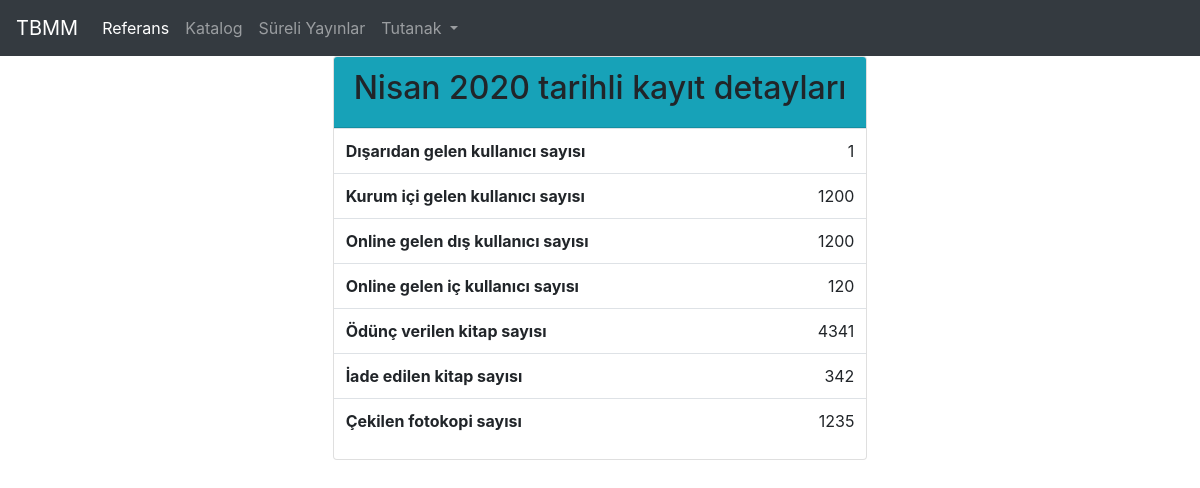
The page /referans/1/ on the database its author committed.
### cockpit/models.py (models this page shows, shortened)
class ReferenceServiceAnalytic(models.Model):
    user_from_out = models.IntegerField(default=0, verbose_name="Dışarıdan gelen kullanıcı sayısı")
    user_from_inside = models.IntegerField(default=0)
    online_user_outside = models.IntegerField(default=0)
    online_user_inside = models.IntegerField(default=0)
    borrowed_books = models.IntegerField(default=0)
    retired_books = models.IntegerField(default=0)
    photocopy = models.IntegerField(default=0)
    record_date = models.DateTimeField()

### cockpit/views.py (the view)
# urls.py: path('referans/<int:pk>/', views.RefAnalyticsDetailView.as_view(), name="detail"),
class RefAnalyticsDetailView(DetailView):
    model = ReferenceServiceAnalytic

### cockpit/templates/cockpit/referenceserviceanalytic_detail.html
{% include 'cockpit/header.html' %} {% load my_tags %}
<div class="container">
  <div class="row justify-content-center">
    <div class="card">
      <div class="card-header bg-info">
        <h2>{{ referenceserviceanalytic.record_date|date:"F Y"}} tarihli kayıt
        detayları</h2>
      </div>
      <table class="table ">
        <tbody>
          <tr>
            <th class="" scope="row">Dışarıdan gelen kullanıcı sayısı</th>
            <td class="text-right">
              {{ referenceserviceanalytic.user_from_out|rjust:"100"}}
            </td>
          </tr>
          <tr>
            <th scope="row">Kurum içi gelen kullanıcı sayısı</th>
            <td class="text-right">
              {{ referenceserviceanalytic.user_from_inside }}
            </td>
          </tr>
          <tr>
            <th scope="row">Online gelen dış kullanıcı sayısı</th>
            <td class="text-right">
              {{ referenceserviceanalytic.online_user_outside }}
            </td>
          </tr>
          <tr>
            <th scope="row">Online gelen iç kullanıcı sayısı</th>
            <td class="text-right">
              {{ referenceserviceanalytic.online_user_inside }}
            </td>
          </tr>
          <tr>
            <th scope="row">Ödünç verilen kitap sayısı</th>
            <td class="text-right">
              {{referenceserviceanalytic.borrowed_books}}
            </td>
          </tr>
          <tr>
            <th scope="row">İade edilen kitap sayısı</th>
            <td class="text-right">
              {{referenceserviceanalytic.retired_books}}
            </td>
          </tr>
          <tr>
            <th scope="row">Çekilen fotokopi sayısı</th>
            <td class="text-right">{{referenceserviceanalytic.photocopy}}</td>
          </tr>
        </tbody>
      </table>
    </div>
  </div>
</div>
{% include 'cockpit/footer.html' %}

### rows shown on the page
ReferenceServiceAnalytic: record_date "Nisan 2020", user_from_out "1", user_from_inside "1200", online_user_outside "1200", online_user_inside "120", borrowed_books "4341", retired_books "342", photocopy "1235"
